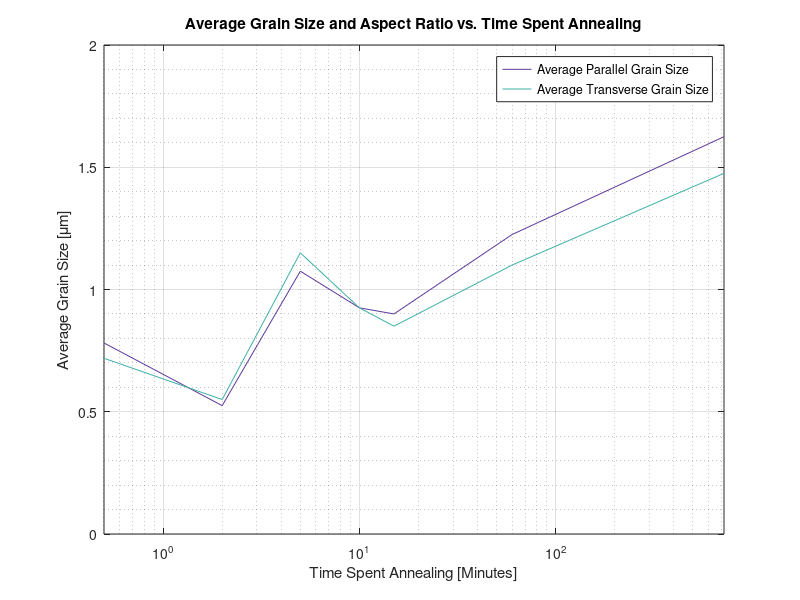

Write the MATLAB code that produced this figure.
clear all
close all
clc
%establishing data points, y axis is grain size, x axis is %CW
y_parallel = [0.78125 0.525 1.075 0.925 0.9 1.225 1.625];
y_transverse = [0.71875 0.550 1.15 0.925 0.850 1.1 1.475];


x_annealingtime = [0.5 2 5 10 15 60 720];

%plot values
 figure (1), plot(x_annealingtime,y_parallel, 'DisplayName', 'Average Parallel Grain Size', 'Color','#5D3A9B')
title('Average Grain Size and Aspect Ratio vs. Time Spent Annealing')
xlabel('Time Spent Annealing [Minutes]')
ylabel('Average Grain Size [\mum]')
xlim ([0 720])
ylim ([0 2])

set(gca, 'XScale', 'log')

grid on
grid minor
hold on
plot (x_annealingtime,y_transverse, 'DisplayName', 'Average Transverse Grain Size','Color','#40B0A6')
%hold on
%plot (x_annealingtime,y_aspectratio, 'DisplayName', 'Average Grain Aspect Ratio','Color','#E66100')
%hold on
%plot (Tstrain_drawn, Tstress_drawn, 'DisplayName', 'First Drawn True Stress v.s. Strain','Color','#5D3A9B')
legend
hold off